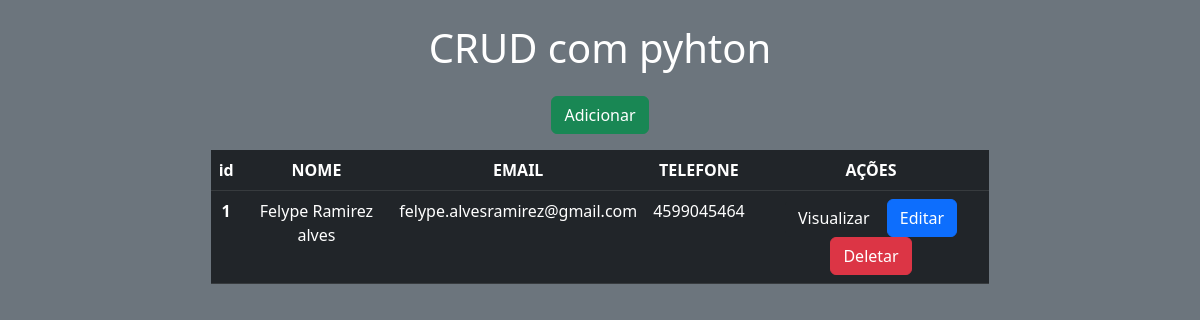
Before: / with the older database file.
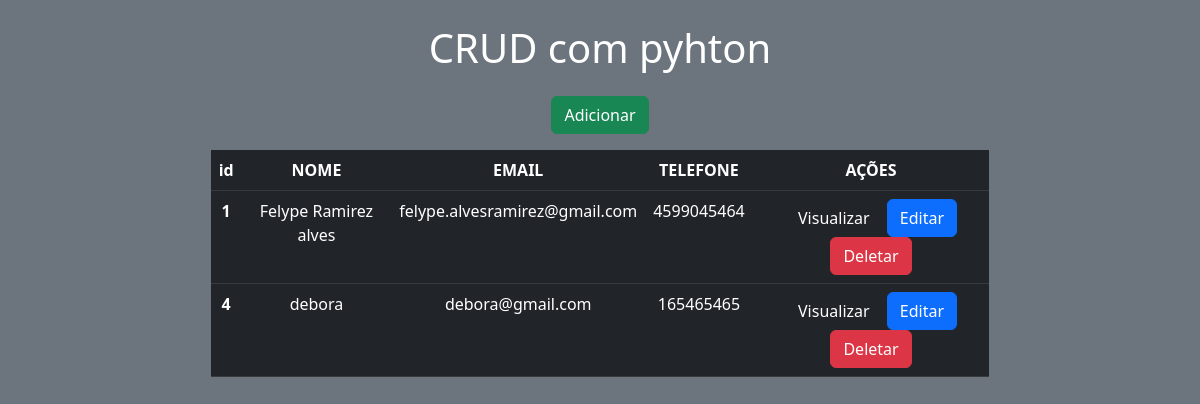
After: the same page with the newer database file.
### app/models.py (models this page shows)
class Pessoas(models.Model):
    nome = models.CharField(max_length=150)
    email = models.EmailField(max_length=100)
    telefone = models.IntegerField()

### app/views.py (the view)
# urls.py: 2. Add a URL to urlpatterns:  path('', views.home, name='home')
def home(request):
    data = {}
    data['db'] = Pessoas.objects.all()
    return render(request, 'index.html',data)

### app/templates/index.html (shortened to what this page needs)
<!doctype html>
<html lang="pt-br">
    <head>
      <link href="https://cdn.jsdelivr.net/npm/bootstrap@5.3.0-alpha1/dist/css/bootstrap.min.css" rel="stylesheet">
    </head>
    <body class="p-3 mb-2 bg-secondary text-white">
      <div class="col-8 m-auto pt-2 pb-2 text-center ">
        <h1>CRUD com pyhton</h1>
      </div>
      <div class="col-8 m-auto pt-2 pb-2 text-center">
        <a href="\form" class="btn btn-success">Adicionar</a>
      </div>
      <div class="col-8 m-auto pt-2 pb-2 text-center">
        <table class="table table-dark ">
            <thead class="">
              <tr>
                <th scope="col">id</th>
                <th scope="col">NOME</th>
                <th scope="col">EMAIL</th>
                <th scope="col">TELEFONE</th>
                <th scope="col">AÇÕES</th>
              </tr>
            </thead>
            <tbody>
            {% for dbs in db%}
                <tr>
                  <th>{{dbs.id}}</th>
                  <td>{{dbs.nome}}</td>
                  <td>{{dbs.email}}</td>
                  <td>{{dbs.telefone}}</td>
                  <td>
                      <a href="/view/{{dbs.id}}/" class ='btn btn-dark'>Visualizar</a>
                      <a href="/edit/{{dbs.id}}/" class ='btn btn-primary'>Editar</a>
                      <a href="/delete/{{dbs.id}}/" class ='btn btn-danger btnDel'>Deletar</a>
                  </td>
                </tr>
            {%endfor%}
            </tbody>
        </table>
      </div>
    {% load static %}
    </body>
</html>

Changed rows visible on the page:
added Pessoas: id "4", nome "debora", email "debora@gmail.com", telefone "165465465"
